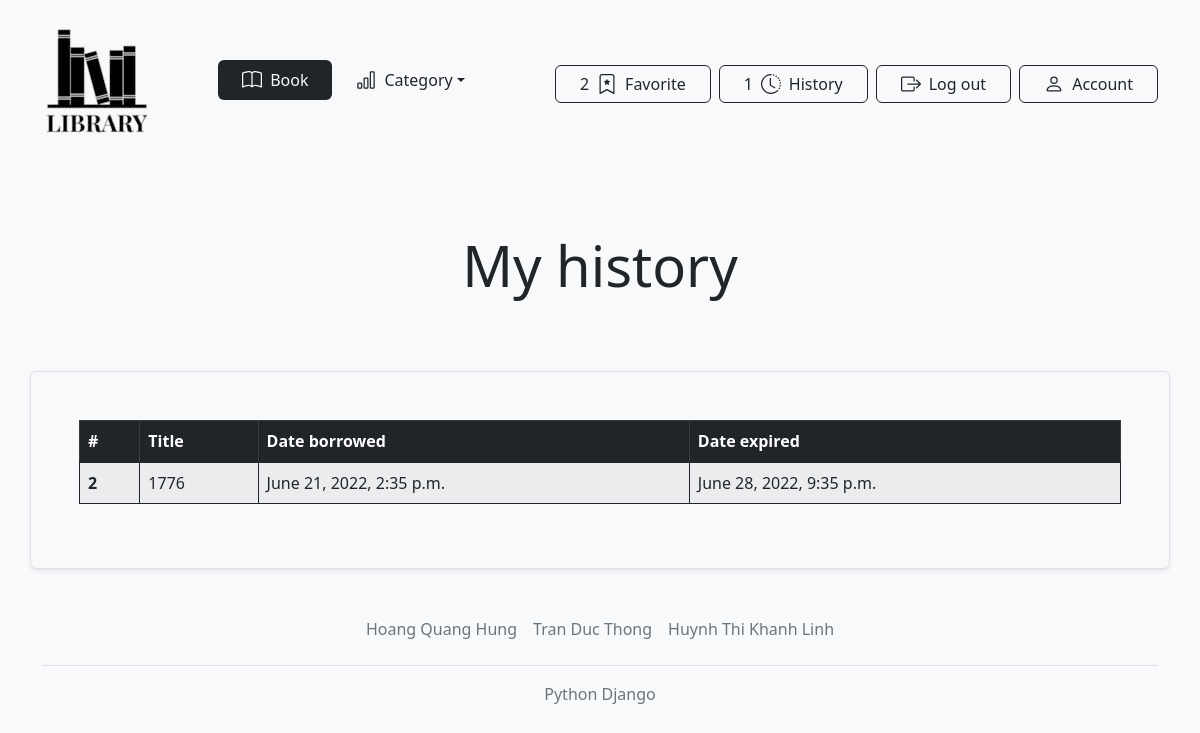
/history/ (signed in), run on an earlier commit of the app's database.
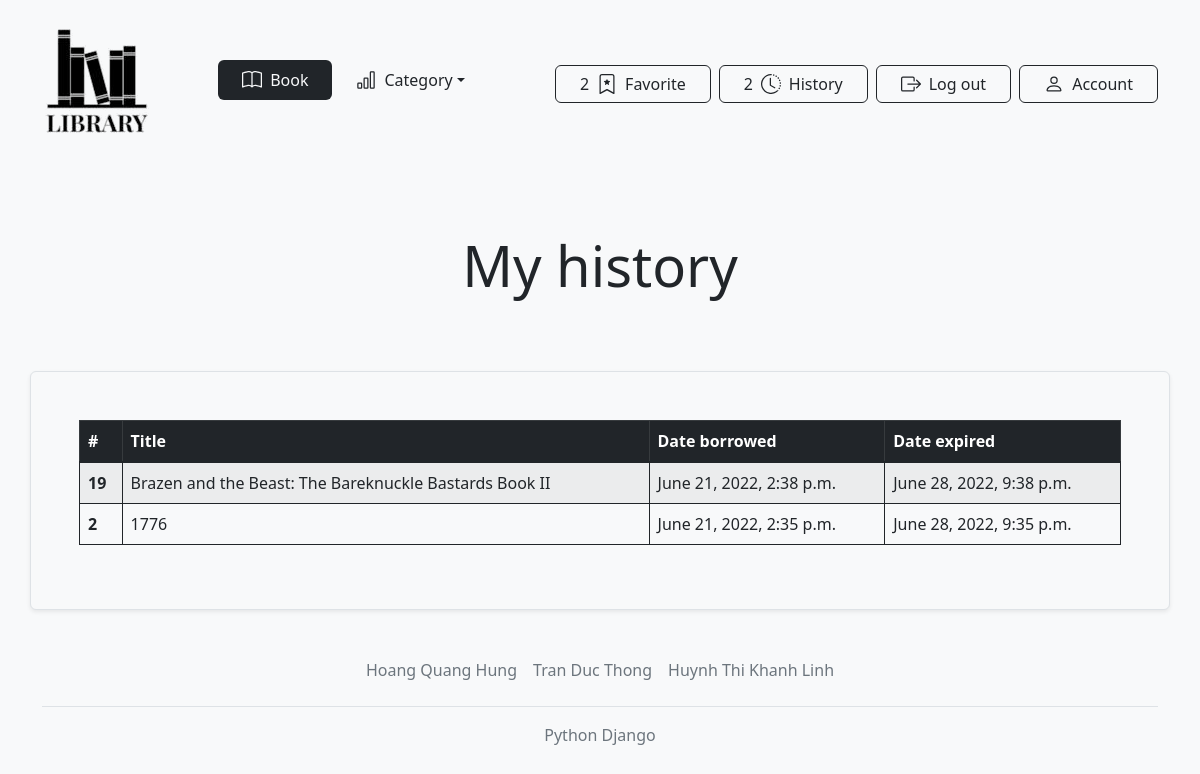
And on a later commit of the database.
### books/models.py (models this page shows, shortened)
class History(models.Model):
    user = models.ForeignKey(User, on_delete=models.CASCADE)
    book = models.ForeignKey(Book, on_delete=models.CASCADE)
    date_borrowed = models.DateTimeField(auto_now_add=True)
    date_expired = models.DateTimeField()
    date_returned = models.DateTimeField(blank=True, null=True)
    class Meta:
        verbose_name_plural = 'histories'
        ordering = ('-date_borrowed',)

class Book(models.Model):
    category = models.ForeignKey(Category, related_name='book_category', on_delete=models.CASCADE)
    title = models.CharField(max_length=255)
    author = models.CharField(max_length=255)
    description = models.TextField(blank=True)
    image_url = models.URLField(blank=True, default='https://hips.hearstapps.com/hmg-prod/images/old-books-arranged-on-shelf-royalty-free-image-1572384534.jpg?crop=0.668xw:1.00xh;0,0&resize=2048:*')
    slug = models.SlugField(max_length=255, unique=True)
    quantity = models.IntegerField(default=1)
    favourite = models.ManyToManyField(
        'auth.User',
        related_name='favourite_books',
        blank=True
    )
    created_at = models.DateTimeField(auto_now_add=True)
    updated_at = models.DateTimeField(auto_now=True)
    class Meta:
        verbose_name_plural = 'books'
        ordering = ('-created_at',)

### books/views.py (the view, shortened to what this page needs)
# urls.py: path('history/', views.history_of_user, name='history_of_user'),
def history_of_user(request):
    history = History.objects.filter(user=request.user)
    history_quantity = history.count()
    context = {
        'history': history,
        'history_quantity': history_quantity
    }
    return render(request, 'library/history/index.html', context)

### books/context_processors.py (called while the page is built)
def categories(request):
    return {
        'categories': Category.objects.all()
    }

### books/models.py (called while the page is built)
    def get_absolute_url(self):
        return reverse('books:book_filter_by_category', args=[self.slug])

### library/templatetags/tags.py (called while the page is built)
@register.simple_tag
def favourite_quantity(request):
    return request.user.favourite_books.all().count()

@register.simple_tag
def history_quantity(request):
    return History.objects.filter(user=request.user).count()

### templates/library/history/index.html (shortened to what this page needs)
{% extends '../base.html' %}
{% load static %}
{% block content %}
    <div class="position-relative overflow-hidden p-3 p-md-5 m-md-3 text-center bg-light">
        <h1 class="display-4 fw-normal">My history</h1>
    </div>
    <div class="container bg-light border rounded shadow-sm p-5">
        <table class="table table-bordered border-dark table-striped table-hover">
            <thead class="table-dark">
                <tr>
                    <th scope="col">#</th>
                    <th scope="col">Title</th>
                    <th scope="col">Date borrowed</th>
                    <th scope="col">Date expired</th>
                </tr>
            </thead>
            <tbody class="table-group-divider">
                {% for item in history %}
                {% with book=item.book %}
                <tr>
                    <th scope="row">{{ book.id }}</th>
                    <td>{{ book.title }}</td>
                    <td>{{ item.date_borrowed }}</td>
                    <td>{{ item.date_expired }}</td>
                </tr>
                {% endwith %}
                {% endfor %}
            </tbody>
        </table>
    </div>
{% endblock %}

### templates/library/base.html (shortened to what this page needs)
{% load static %}
{% load tags %}
<!DOCTYPE html>
<html>
<head>
    <link href="https://cdn.jsdelivr.net/npm/bootstrap@5.2.0-beta1/dist/css/bootstrap.min.css" rel="stylesheet">
</head>
<body class="bg-light">
    <div class="container">
        <header class="d-flex flex-wrap flex-column flex-xl-row align-items-center justify-content-between py-4">
            <a href="/" class="text-decoration-none mb-sm-2">
                <img src="{% static 'images/logo.png' %}" />
            </a>
            <ul class="nav justify-content-center mb-sm-2">
                <li>
                    <a href="/books" class="nav-link px-4 link-light bg-dark rounded d-flex align-items-center gap-2">
                        <span>Book</span>
                    </a>
                </li>
                <li class="dropdown px-4 d-flex align-items-center gap-2">
                    <a class="nav-link dropdown-toggle text-dark px-0" href="#" id="dropdown01" data-bs-toggle="dropdown" aria-expanded="false">Category</a>
                </li>
            </ul>
            <div class="d-flex gap-2">
                <a href="{% url "books:favourite_all" %}" class="text-decoration-none">
                    <button type="button" class="btn btn-outline-dark d-flex align-items-center gap-2 mx-0 px-4">
                        <span id="favourite_quantity">
                            {% favourite_quantity request %}
                        </span>
                        <span class="d-none d-xl-block">Favorite</span>
                    </button>
                </a>
                <a href="{% url "books:history_of_user" %}" class="text-decoration-none">
                    <button type="button" class="btn btn-outline-dark d-flex align-items-center gap-2 mx-0 px-4">
                        <span id="history_quantity">
                            {% history_quantity request %}
                        </span>
                        <span class="d-none d-xl-block">History</span>
                    </button>
                </a>
                <a href="{% url 'user_auth:logout' %}" class="text-decoration-none">
                    <button type="button" class="btn btn-outline-dark d-flex align-items-center gap-2 mx-0 px-4">
                        <span class="d-none d-xl-block">Log out</span>
                    </button>
                </a>
                <a href="{% url 'user_auth:edit' %}" class="text-decoration-none">
                    <button type="button" class="btn btn-outline-dark d-flex align-items-center gap-2 mx-0 px-4">
                        <span class="d-none d-xl-block">Account</span>
                    </button>
                </a>
            </div>
        </header>
    </div>
    <div id="content">{% block content %} {% endblock %}</div>
    <div class="container">
        <footer class="py-3 my-4">
            <ul class="nav justify-content-center border-bottom pb-3 mb-3">
                <li class="nav-item"><a href="#" class="nav-link px-2 text-muted">Hoang Quang Hung</a></li>
                <li class="nav-item"><a href="#" class="nav-link px-2 text-muted">Tran Duc Thong</a></li>
                <li class="nav-item"><a href="#" class="nav-link px-2 text-muted">Huynh Thi Khanh Linh</a></li>
            </ul>
            <p class="text-center text-muted">Python Django</p>
        </footer>
    </div>
</body>
</html>

What changed in the data, as far as the page shows it:
added History: book.id "19", book "Brazen and the Beast: The Bareknuckle Bastards Book II", date_borrowed "June 21, 2022, 2:38 p.m.", date_expired "June 28, 2022, 9:38 p.m."
Also different on the page:
text no longer shown: "1"
text now shown: "2"
